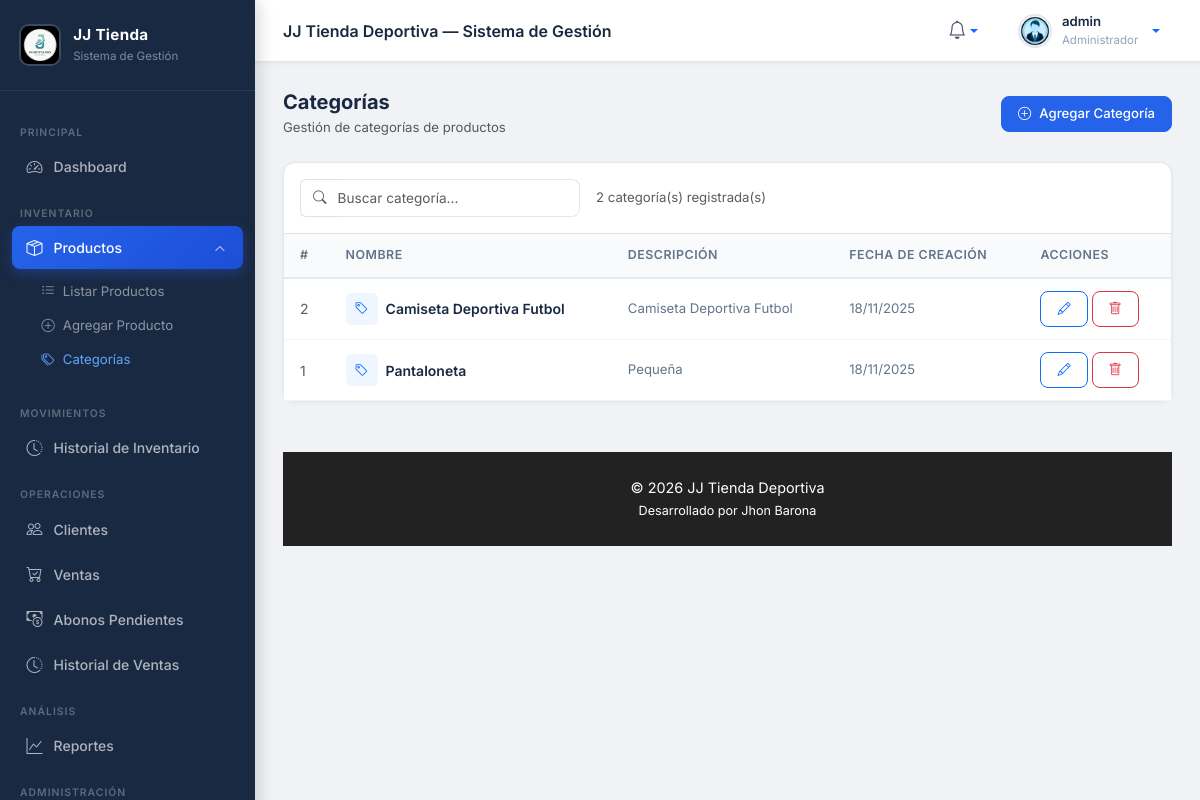
The page /views/categorias/listar_categorias.php (signed in) on the database as committed earlier.
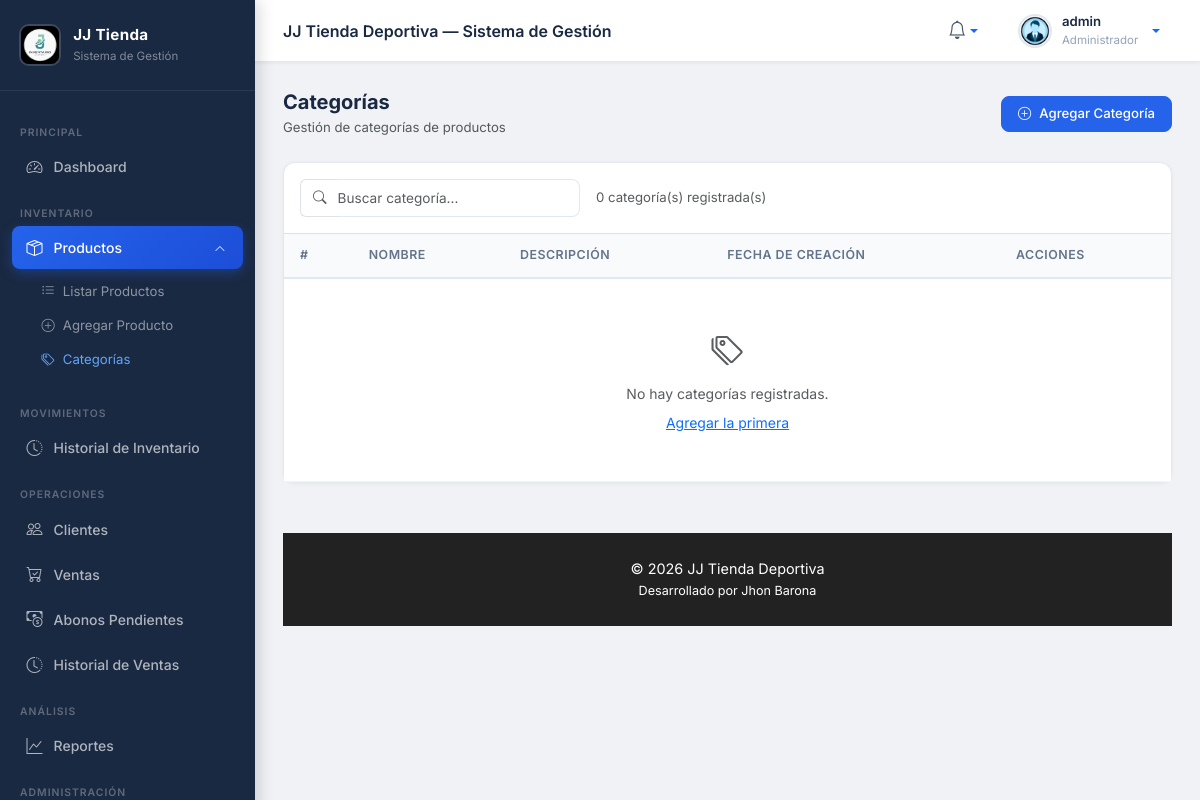
The same page on the database as committed later.
### tables this page shows
CREATE TABLE `categorias` (
  `id_categoria` int(11) NOT NULL,
  `nombre` varchar(100) NOT NULL,
  `descripcion` text DEFAULT NULL,
  `fecha_creacion` timestamp NOT NULL DEFAULT current_timestamp()
);

### controllers/CategoriasController.php (called while the page is built, shortened)
<?php
require_once __DIR__ . '/../models/CategoriasModel.php';
class CategoriasController {
    private $model;
    public function __construct($conn) {
        $this->model = new CategoriasModel($conn);
    }
    public function listar() {
        return $this->model->getCategorias();
    }
}
?>

### models/CategoriasModel.php (called while the page is built, shortened)
<?php
class CategoriasModel {
    private $conn;
    public function __construct($conn) {
        $this->conn = $conn;
    }
    public function getCategorias() {
        $sql = "SELECT * FROM categorias ORDER BY id_categoria DESC";
        $result = $this->conn->query($sql);
        $categorias = [];
        if ($result) {
            while ($row = $result->fetch_assoc()) {
                $categorias[] = $row;
            }
        }
        return $categorias;
    }
}
?>

### views/categorias/listar_categorias.php (the view, shortened to what the changed rows need)
<?php
require_once "../../config/db.php";
require_once "../../controllers/CategoriasController.php";
$db = new Database();
$conn = $db->connect();
$controller = new CategoriasController($conn);
$categorias = $controller->listar();
include "../../includes/layout.php";
?>
<div class="card">
    <div class="card-body p-0">
        <div class="p-3 border-bottom d-flex align-items-center gap-3">
            <div class="input-group" style="max-width:280px;">
                <span class="input-group-text bg-white border-end-0">
                </span>
                <input type="text" id="buscador" class="form-control border-start-0 ps-0"
                       placeholder="Buscar categoría..." style="font-size:0.85rem;">
            </div>
            <span class="text-muted" style="font-size:0.825rem;">
                <?= count($categorias) ?> categoría(s) registrada(s)
            </span>
        </div>
        <div class="table-responsive">
            <table class="table mb-0" id="tablaCategorias">
                <thead>
                    <tr>
                        <th>#</th>
                        <th>Nombre</th>
                        <th>Descripción</th>
                        <th>Fecha de creación</th>
                        <th>Acciones</th>
                    </tr>
                </thead>
                <tbody>
                <?php if (!empty($categorias)): ?>
                    <?php foreach ($categorias as $cat): ?>
                    <tr>
                        <td class="text-muted"><?= $cat['id_categoria'] ?></td>
                        <td>
                            <div class="d-flex align-items-center gap-2">
                                <div class="rounded d-flex align-items-center justify-content-center"
                                     style="width:32px;height:32px;background:#eff6ff;flex-shrink:0;">
                                    <i class="bi bi-tag text-primary" style="font-size:0.85rem;"></i>
                                </div>
                                <span style="font-weight:600;color:#1a2942;">
                                    <?= htmlspecialchars($cat['nombre']) ?>
                                </span>
                            </div>
                        </td>
                        <td style="font-size:0.825rem;color:#64748b;">
                            <?= htmlspecialchars($cat['descripcion'] ?? '—') ?>
                        </td>
                        <td style="font-size:0.825rem;color:#64748b;">
                            <?= date('d/m/Y', strtotime($cat['fecha_creacion'])) ?>
                        </td>
                        <td>
                            <div class="d-flex gap-1">
                                <a href="actualizar_categoria.php?id=<?= $cat['id_categoria'] ?>"
                                   class="btn btn-sm btn-outline-primary" title="Editar">
                                    <i class="bi bi-pencil"></i>
                                </a>
                                <a href="eliminar_categoria.php?id=<?= $cat['id_categoria'] ?>"
                                   class="btn btn-sm btn-outline-danger" title="Eliminar"
                                   onclick="return confirm('¿Seguro que deseas eliminar esta categoría?')">
                                    <i class="bi bi-trash"></i>
                                </a>
                            </div>
                        </td>
                    </tr>
                    <?php endforeach; ?>
                <?php else: ?>
                    <tr>
                        <td colspan="5" class="text-center py-5 text-muted">
                            <i class="bi bi-tags d-block mb-2" style="font-size:2rem;"></i>
                            No hay categorías registradas.
                            <a href="agregar_categoria.php" class="d-block mt-2 text-primary">Agregar la primera</a>
                        </td>
                    </tr>
                <?php endif; ?>
                </tbody>
            </table>
        </div>
    </div>
</div>
<?php include "../../includes/footer.php"; ?>

Rows that differ between the two databases and show on the page:
removed categorias: id_categoria "2", nombre "Camiseta Deportiva Futbol", descripcion "Camiseta Deportiva Futbol", fecha_creacion "18/11/2025"
removed categorias: id_categoria "1", nombre "Pantaloneta", descripcion "Pequeña", fecha_creacion "18/11/2025"
Other text that changed with them:
count($categorias): "2" → "0"
text now shown: "No hay categorías registradas. Agregar la primera"
